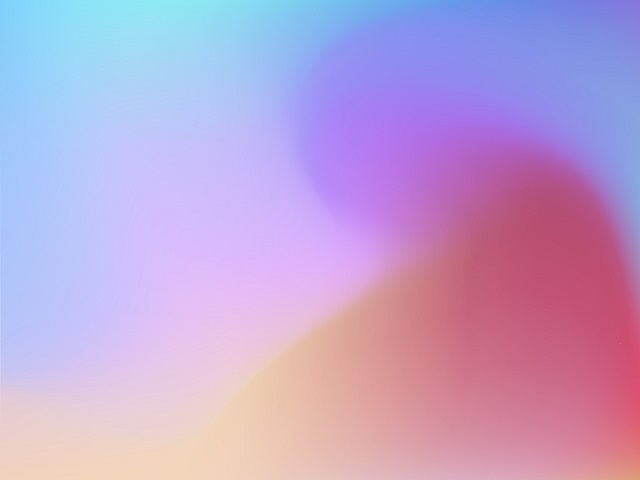
#> input picture OpenCV/05-binarization/images/gr.jpg, 640 x 480 px
$ python 101-basic.py
#> lines starting #> are read from the running program, lines starting #| are printed output that depends on the picture; after the words box and inside, x2 and y2 are one past the last pixel; in counts of white or black regions, pixels touching at a corner belong together
import os
import cv2 as cv
import sys

os.chdir('05-binarization\\images')
img1 = cv.imread('gr.jpg', cv.IMREAD_COLOR)
#> img1 is the input picture: shape (480, 640, 3); mean B, G, R 208.7, 162.9, 190.5
img2 = cv.cvtColor(img1, cv.COLOR_BGR2GRAY)
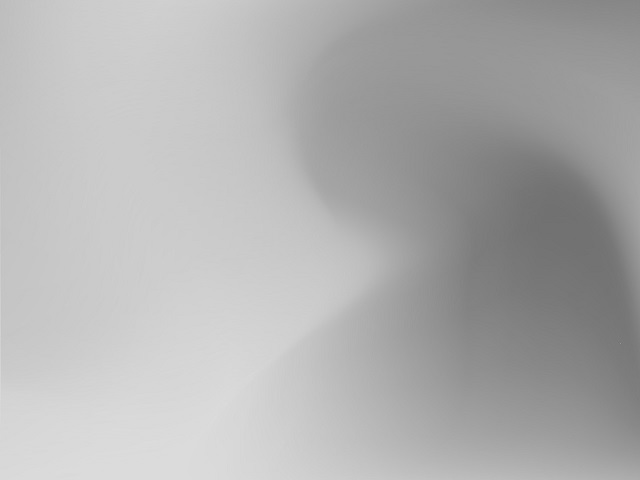
#> img2: shape (480, 640); min 112, max 220, mean 176.4
ret,img3 = cv.threshold(img1, 127,255, cv.THRESH_BINARY)
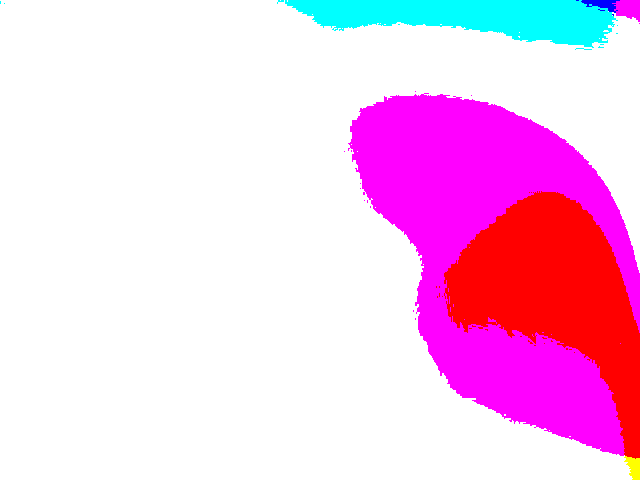
#> img3: shape (480, 640, 3); mean B, G, R 234.5, 196.2, 246.7
ret,img4 = cv.threshold(img2, 127,255, cv.THRESH_BINARY)
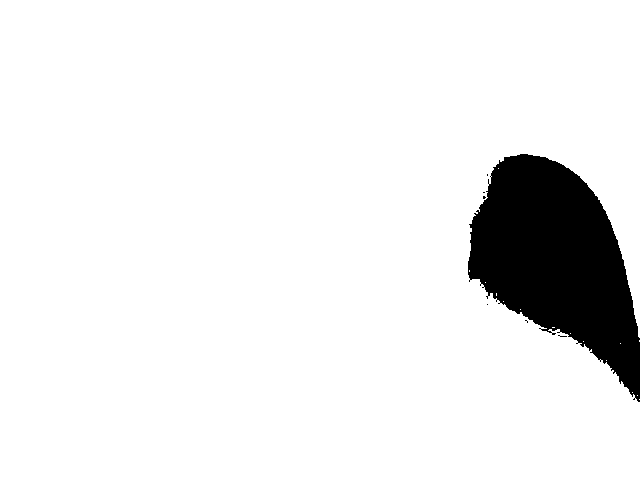
#> img4: shape (480, 640); 92.2% white; 7 black regions (6 under 20 px), largest, box (x1, y1, x2, y2) and area: (468, 154, 640, 402) 24079


cv.imshow('img1', img1)
cv.imshow('img2', img2)
cv.imshow('img3', img3)
cv.imshow('img4', img4)

cv.waitKey(0)
cv.destroyAllWindows()

$ run again, with OpenCV/05-binarization/images/mangpo-s.jpg copied over OpenCV/05-binarization/images/gr.jpg
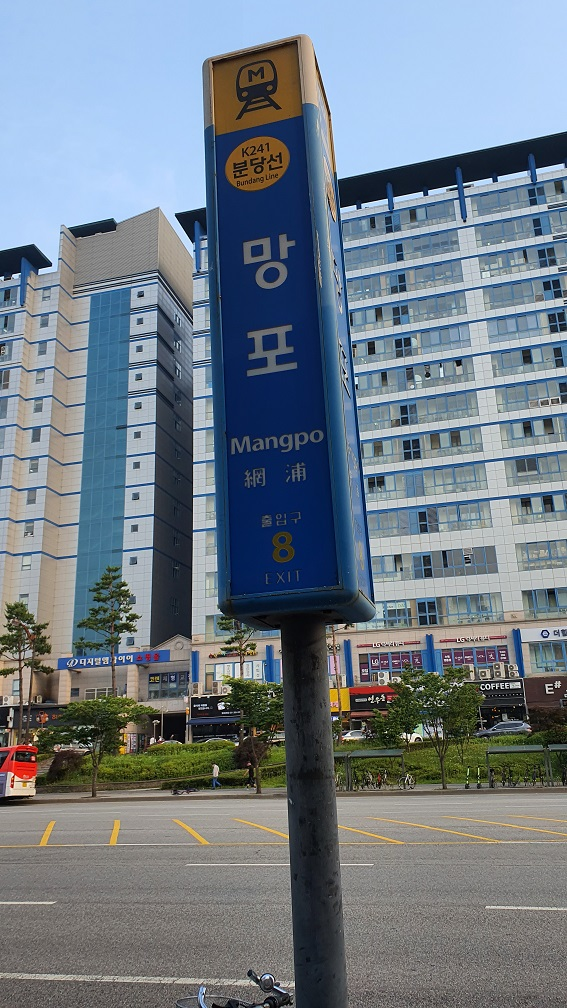
#> input picture OpenCV/05-binarization/images/mangpo-s.jpg, 567 x 1008 px
#> img1 is the input picture: shape (1008, 567, 3); mean B, G, R 134.6, 123.9, 112.5
#> `img2 = cv.cvtColor(img1, cv.COLOR_BGR2GRAY)`:
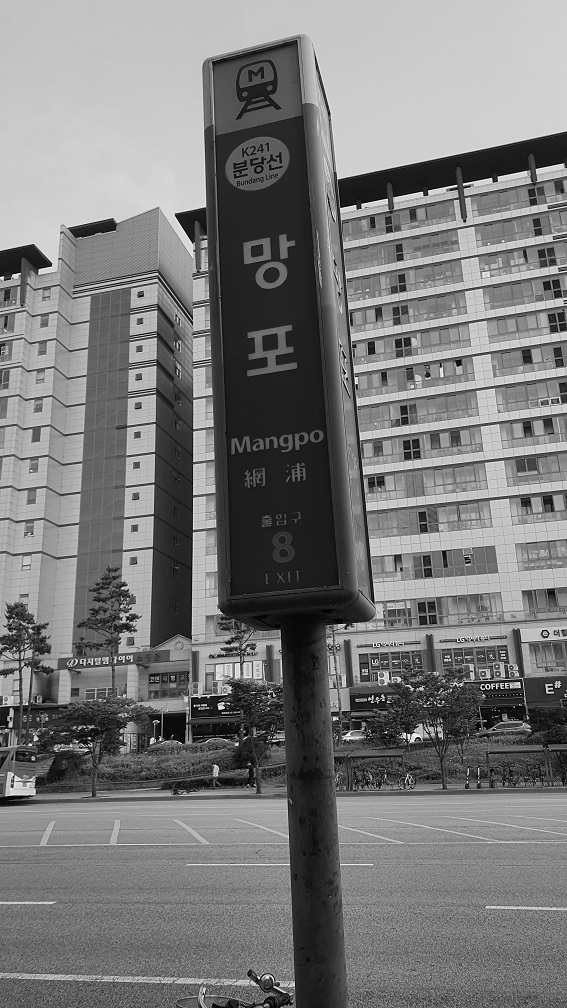
#> img2: shape (1008, 567); min 0, max 255, mean 121.7
#> `ret,img4 = cv.threshold(img2, 127,255, cv.THRESH_BINARY)`:
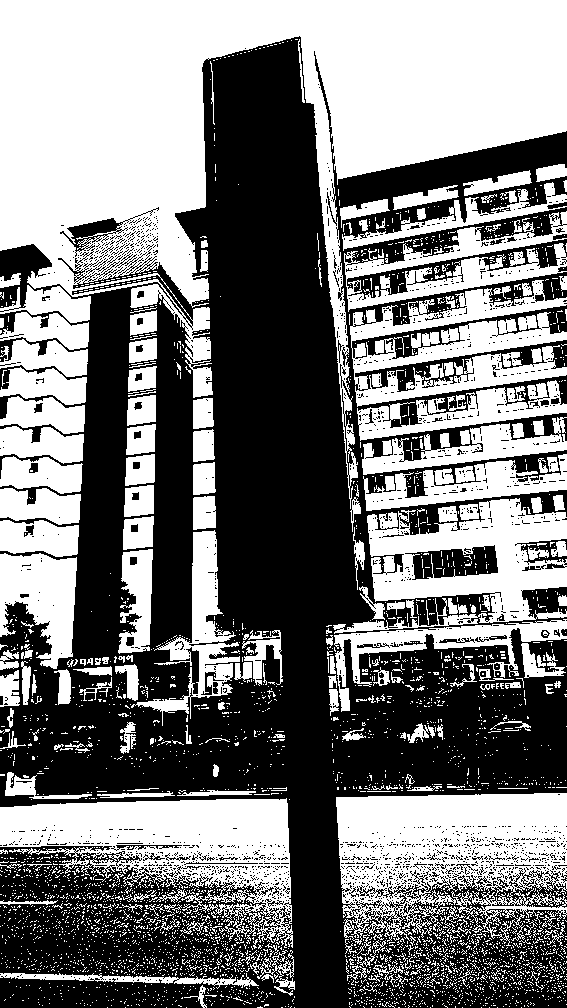
#> img4: shape (1008, 567); 48.4% white; 3907 white regions (3674 under 20 px), largest, box (x1, y1, x2, y2) and area: (0, 0, 567, 509) 104571, (336, 793, 567, 946) 22859, (0, 798, 293, 948) 20573
